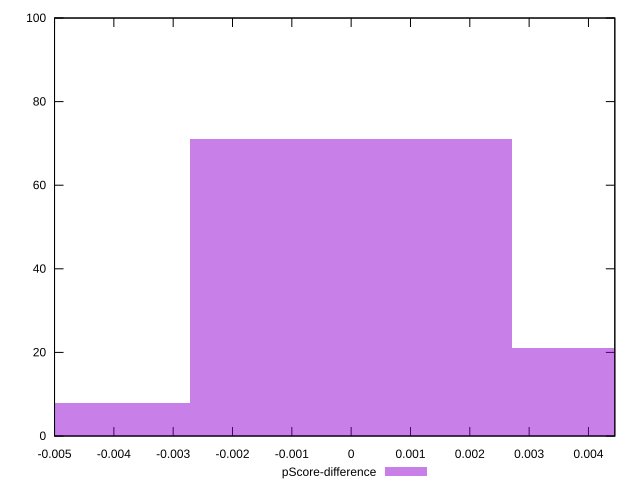

Generate this figure with gnuplot:
reset

$pScoreDifference <<EOF
0 71
0.005418743738870628 21
-0.005418743738870628 8
EOF

set key outside below
set boxwidth 0.005418743738870628
set xrange [-0.0050000000000000044:0.004444444444444473]
set yrange [0:100]
set trange [0:100]
set style fill transparent solid 0.5 noborder
set terminal svg size 640, 490 enhanced background rgb 'white'
set output "report_00018_2021-02-10T15-25-16.877Z/offscreen-images/samples/pages+cached+noadtech/pScore-difference/histogram.svg"

plot $pScoreDifference title "pScore-difference" with boxes

reset
